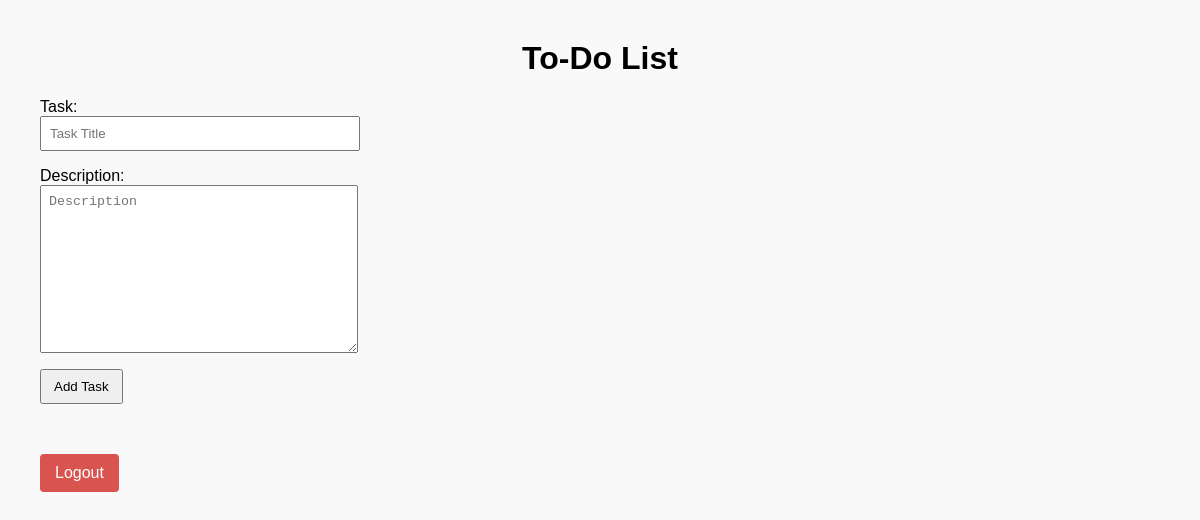
Page /todo/ (signed in) on the earlier database version.
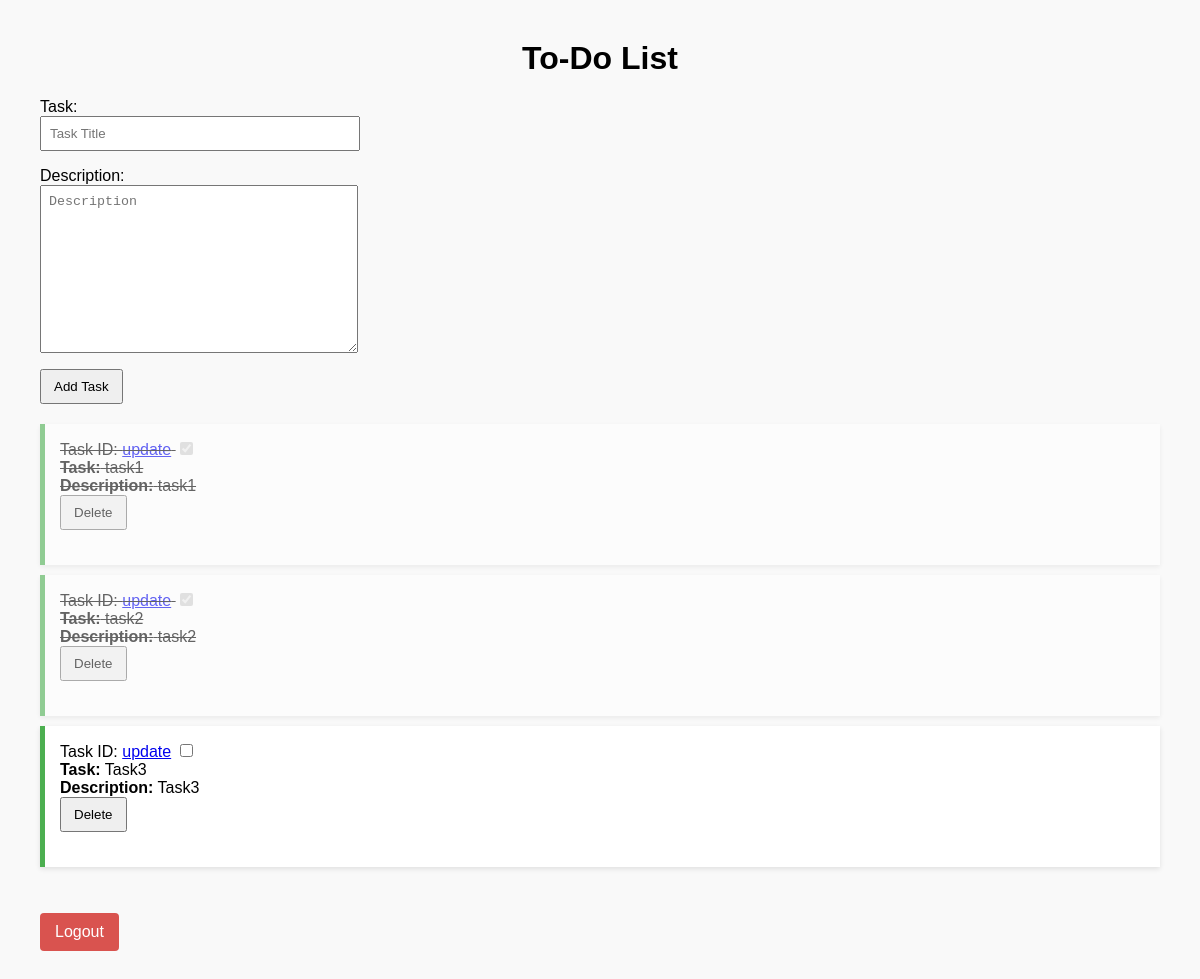
Same page on the later database version.
### todo_app/models.py (models this page shows, shortened)
class Todo(models.Model):
    user = models.ForeignKey(User, on_delete=models.CASCADE)
    task = models.CharField(max_length=30)
    description = models.TextField()
    is_completed = models.BooleanField(default=False)
    created_at = models.DateTimeField(auto_now_add=True)

### todo_app/views.py (the view, shortened to what this page needs)
# urls.py: path('', home_view, name='home'),
@never_cache
@login_required
def home_view(request):
    task = TodoForm()
    tasks = Todo.objects.filter(user = request.user)
    return render(request, 'home.html', context={'form':task, 'tasks':tasks})

### todo_app/forms.py
class TodoForm(forms.ModelForm):
    class Meta:
        model = Todo
        fields = ['task', 'description']
        widgets = {
            'task':forms.TextInput(attrs={'placeholder':'Task Title'}),
            'description':forms.Textarea(attrs={'placeholder':'Description'})
        }

### templates/home.html (shortened to what this page needs)
<!DOCTYPE html>
<html lang="en">
<head>
</head>
<body>
    <h1>To-Do List</h1>
    <form method="POST">
        {{ form.as_p }}
        <button type="submit">Add Task</button>
    </form>
    <ul>
        {% for task in tasks %}
        <li style="{% if task.is_completed %}text-decoration: line-through; opacity: 0.6;{% endif %}">
            Task ID: <a href="{% url 'update' task.id %}">update</a>
            <form action="{% url 'toggle_task' task.id %}" method="POST" style="display:inline;">
                <input type="checkbox" onchange="this.form.submit()" {% if task.is_completed %}checked disabled{% endif %}>
            </form>
            <br>
            <strong>Task:</strong> {{ task.task }}<br>
            <strong>Description:</strong> {{ task.description }}
            <form action="{% url 'delete_task' task.id %}" method="post" onsubmit="return confirm('Are you sure want to delete?')">
                <button type="submit">Delete</button>
            </form>
        </li>
        {% endfor %}
    </ul>
    <a href="{% url 'logout' %}" class="logout-btn">Logout</a>
</body>
</html>

### templates/home.html (style rules this page uses)
body { font-family: Arial, sans-serif; margin: 40px; background-color: #f9f9f9; }
h1 { text-align: center; }
form { margin-bottom: 20px; }
input[type="text"], textarea { width: 300px; padding: 8px; margin-bottom: 10px; display: block; }
button { padding: 8px 12px; cursor: pointer; }
ul { list-style: none; padding: 0; }
li { background: #fff; padding: 15px; margin-bottom: 10px; border-left: 5px solid #4CAF50; box-shadow: 0 2px 5px rgba(0, 0, 0, 0.1); }
.logout-btn { display: inline-block; margin-top: 30px; background-color: #d9534f; color: white; padding: 10px 15px; text-decoration: none; border-radius: 4px; }

Differences in the rows shown:
added Todo: is_completed "☑", task "task1", description "task1"
added Todo: is_completed "☑", task "task2", description "task2"
added Todo: task "Task3", description "Task3"
